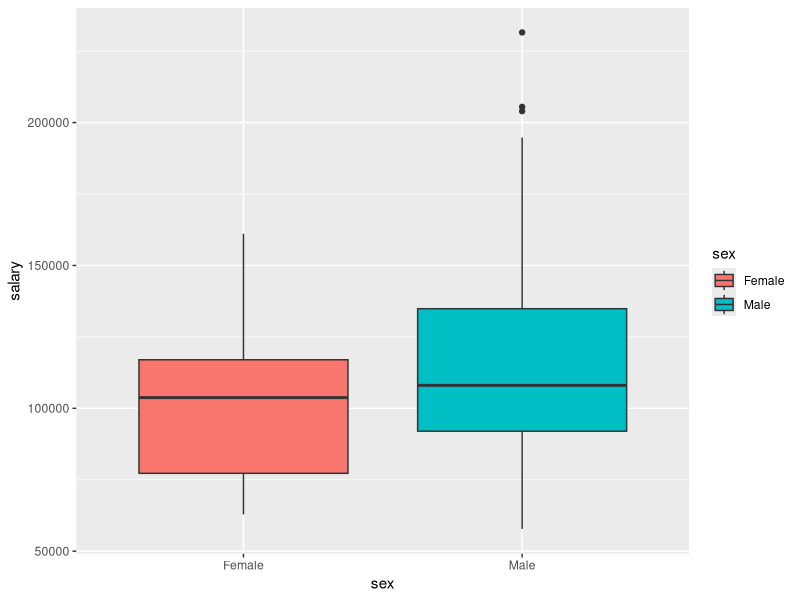
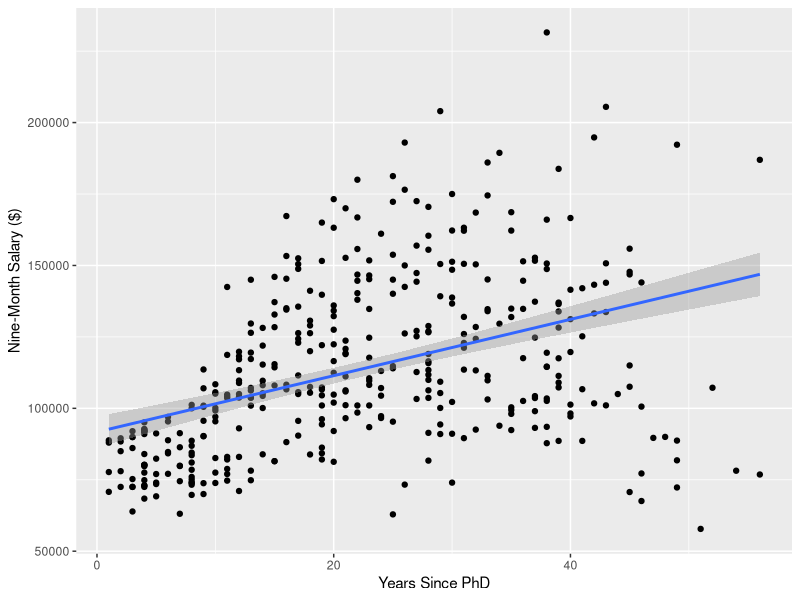

The R source for these figures, in order:
#load in the data: 
library(carData)
library(tidyverse)
library(ggplot2)
salaries<-carData::Salaries

#visualizations: 
#boxplot: 
ggplot(salaries, aes(x=sex, y=salary, fill=sex)) + geom_boxplot()

#scatterplot:
salaries<-salaries %>% mutate(log_salary=log(salary))

ggplot(salaries, aes(x=yrs.since.phd, y=salary))+
  geom_point()+geom_smooth(method = "lm")+
  labs(x="Years Since PhD", y= "Nine-Month Salary ($)")



#data tests: 
salary_lm<-lm(salary~yrs.since.phd, data=salaries)
summary(salary_lm)

t.test(salary ~ sex, data=salaries)

